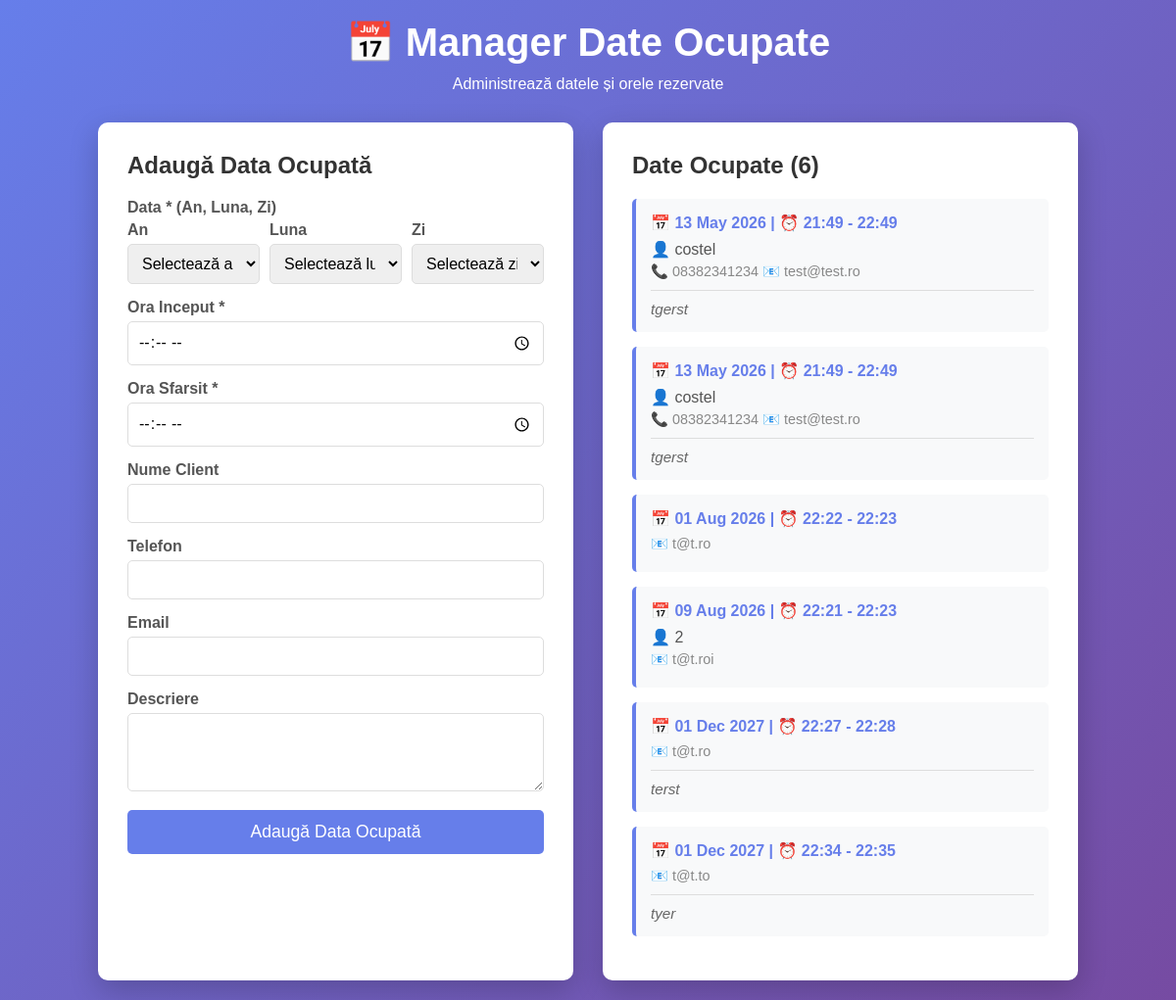
Page /ocupate.php on the earlier database version.
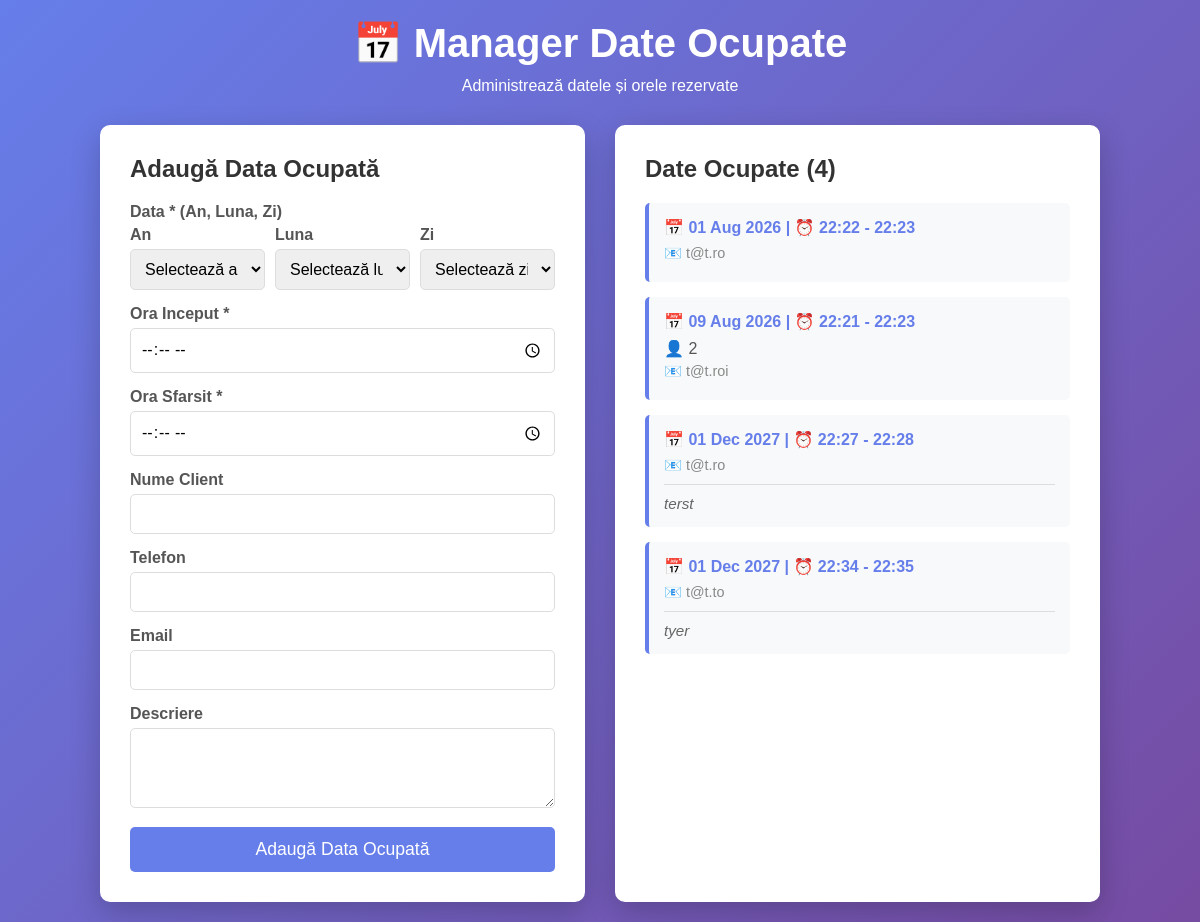
Same page on the later database version.
### tables this page shows
CREATE TABLE ocupate (
            id INTEGER PRIMARY KEY AUTOINCREMENT,
            data DATE NOT NULL,
            ora_inceput TIME NOT NULL,
            ora_sfarsit TIME NOT NULL,
            nume_client VARCHAR(100),
            telefon VARCHAR(20),
            email VARCHAR(100),
            descriere TEXT,
            data_adaugare TIMESTAMP DEFAULT CURRENT_TIMESTAMP
        );

### ocupate.php (the view, shortened to what this page needs)
<?php
$db_file = __DIR__ . '/pandabooth.db';
try {
    $conn = new PDO('sqlite:' . $db_file);
    $conn->setAttribute(PDO::ATTR_ERRMODE, PDO::ERRMODE_EXCEPTION);
    $conn->exec("
        CREATE TABLE IF NOT EXISTS ocupate (
            id INTEGER PRIMARY KEY AUTOINCREMENT,
            data DATE NOT NULL,
            ora_inceput TIME NOT NULL,
            ora_sfarsit TIME NOT NULL,
            nume_client VARCHAR(100),
            telefon VARCHAR(20),
            email VARCHAR(100),
            descriere TEXT,
            data_adaugare TIMESTAMP DEFAULT CURRENT_TIMESTAMP
        )
    ");
} catch (Exception $e) {
    die("Eroare bază de date: " . $e->getMessage());
}
$ocupatele = [];
$sql = "SELECT * FROM ocupate WHERE data >= DATE('now') ORDER BY data ASC, ora_inceput ASC";
try {
    $result = $conn->query($sql);
    $ocupatele = $result->fetchAll(PDO::FETCH_ASSOC);
} catch (Exception $e) {
    $error_message = "Eroare la citire date: " . $e->getMessage();
}
?>
<!DOCTYPE html>
<html lang="ro">
<head>
</head>
<body>
    <div class="container">
        <div class="header">
            <h1>📅 Manager Date Ocupate</h1>
            <p>Administrează datele și orele rezervate</p>
        </div>
        <div class="content">
            <div class="form-card">
                <h2>Adaugă Data Ocupată</h2>
                <form method="POST">
                    <div class="form-group">
                        <label>Data * (An, Luna, Zi)</label>
                        <div class="date-inputs">
                            <div class="date-input-group">
                                <label for="year">An</label>
                                <select id="year" name="year" required>
                                    <option value="">Selectează an</option>
                                </select>
                            </div>
                            <div class="date-input-group">
                                <label for="month">Luna</label>
                                <select id="month" name="month" required>
                                    <option value="">Selectează luna</option>
                                </select>
                            </div>
                            <div class="date-input-group">
                                <label for="day">Zi</label>
                                <select id="day" name="day" required>
                                    <option value="">Selectează zi</option>
                                </select>
                            </div>
                        </div>
                    </div>
                    <div class="form-group">
                        <label for="ora_inceput">Ora Inceput *</label>
                        <input type="time" id="ora_inceput" name="ora_inceput" required value="<?php echo $_POST['ora_inceput'] ?? ''; ?>">
                    </div>
                    <div class="form-group">
                        <label for="ora_sfarsit">Ora Sfarsit *</label>
                        <input type="time" id="ora_sfarsit" name="ora_sfarsit" required value="<?php echo $_POST['ora_sfarsit'] ?? ''; ?>">
                    </div>
                    <div class="form-group">
                        <label for="nume_client">Nume Client</label>
                        <input type="text" id="nume_client" name="nume_client" value="<?php echo $_POST['nume_client'] ?? ''; ?>">
                    </div>
                    <div class="form-group">
                        <label for="telefon">Telefon</label>
                        <input type="tel" id="telefon" name="telefon" value="<?php echo $_POST['telefon'] ?? ''; ?>">
                    </div>
                    <div class="form-group">
                        <label for="email">Email</label>
                        <input type="email" id="email" name="email" value="<?php echo $_POST['email'] ?? ''; ?>">
                    </div>
                    <div class="form-group">
                        <label for="descriere">Descriere</label>
                        <textarea id="descriere" name="descriere"><?php echo $_POST['descriere'] ?? ''; ?></textarea>
                    </div>
                    <button type="submit">Adaugă Data Ocupată</button>
                </form>
            </div>
            <div class="list-card">
                <h2>Date Ocupate (<?php echo count($ocupatele) ?? 0; ?>)</h2>
                <?php if (!empty($ocupatele)): ?>
                    <div>
                        <?php foreach ($ocupatele as $item): ?>
                            <div class="ocupata-item">
                                <div class="data-ora">
                                    📅 <?php echo date('d M Y', strtotime($item['data'])); ?> |
                                    ⏰ <?php echo $item['ora_inceput']; ?> - <?php echo $item['ora_sfarsit']; ?>
                                </div>
                                <?php if ($item['nume_client']): ?>
                                    <div class="client">👤 <?php echo htmlspecialchars($item['nume_client']); ?></div>
                                <?php endif; ?>
                                <?php if ($item['telefon'] || $item['email']): ?>
                                    <div class="contact">
                                        <?php if ($item['telefon']): ?>
                                            📞 <?php echo htmlspecialchars($item['telefon']); ?>
                                        <?php endif; ?>
                                        <?php if ($item['email']): ?>
                                            📧 <?php echo htmlspecialchars($item['email']); ?>
                                        <?php endif; ?>
                                    </div>
                                <?php endif; ?>
                                <?php if ($item['descriere']): ?>
                                    <div class="descriere"><?php echo nl2br(htmlspecialchars($item['descriere'])); ?></div>
                                <?php endif; ?>
                            </div>
                        <?php endforeach; ?>
                    </div>
                <?php else: ?>
                    <div class="no-data">
                        <p>Nu sunt date ocupate pentru zilele următoare</p>
                    </div>
                <?php endif; ?>
            </div>
        </div>
    </div>
</body>
</html>

### ocupate.php (style rules this page uses)
* { margin: 0; padding: 0; box-sizing: border-box; }
body { font-family: 'Arial', sans-serif; background: linear-gradient(135deg, #667eea 0%, #764ba2 100%); min-height: 100vh; padding: 20px; }
.container { max-width: 1000px; margin: 0 auto; }
.header { text-align: center; color: white; margin-bottom: 30px; }
.header h1 { font-size: 2.5em; margin-bottom: 10px; }
.content { display: grid; grid-template-columns: 1fr 1fr; gap: 30px; margin-top: 30px; }
.form-card, .list-card { background: white; border-radius: 10px; padding: 30px; box-shadow: 0 10px 30px rgba(0, 0, 0, 0.2); }
.form-card h2, .list-card h2 { color: #333; margin-bottom: 20px; font-size: 1.5em; }
.form-group { margin-bottom: 15px; }
label { display: block; margin-bottom: 5px; color: #555; font-weight: bold; }
input[type="text"], input[type="email"], input[type="tel"], input[type="date"], input[type="time"], select, textarea { width: 100%; padding: 10px; border: 1px solid #ddd; border-radius: 5px; font-size: 1em; font-family: Arial, sans-serif; }
.date-inputs { display: grid; grid-template-columns: 1fr 1fr 1fr; gap: 10px; }
.date-input-group { display: flex; flex-direction: column; }
.date-input-group label { margin-bottom: 5px; color: #555; font-weight: bold; }
.date-input-group select { width: 100%; }
textarea { resize: vertical; min-height: 80px; }
button { width: 100%; padding: 12px; background: #667eea; color: white; border: none; border-radius: 5px; font-size: 1.1em; cursor: pointer; transition: background 0.3s; }
.ocupata-item { background: #f8f9fa; padding: 15px; border-radius: 5px; margin-bottom: 15px; border-left: 4px solid #667eea; }
.ocupata-item .data-ora { font-weight: bold; color: #667eea; margin-bottom: 8px; }
.ocupata-item .client { color: #555; margin: 5px 0; }
.ocupata-item .contact { color: #888; font-size: 0.9em; margin: 5px 0; }
.ocupata-item .descriere { color: #666; font-style: italic; margin-top: 10px; padding-top: 10px; border-top: 1px solid #ddd; font-size: 0.95em; }

Differences in the rows shown:
removed ocupate: data "13 May 2026", ora_inceput "21:49", ora_sfarsit "22:49", nume_client "costel", telefon "08382341234", email "test@test.ro", descriere "tgerst"
removed ocupate: data "13 May 2026", ora_inceput "21:49", ora_sfarsit "22:49", nume_client "costel", telefon "08382341234", email "test@test.ro", descriere "tgerst"
Other differences:
count($ocupatele): "6" → "4"
